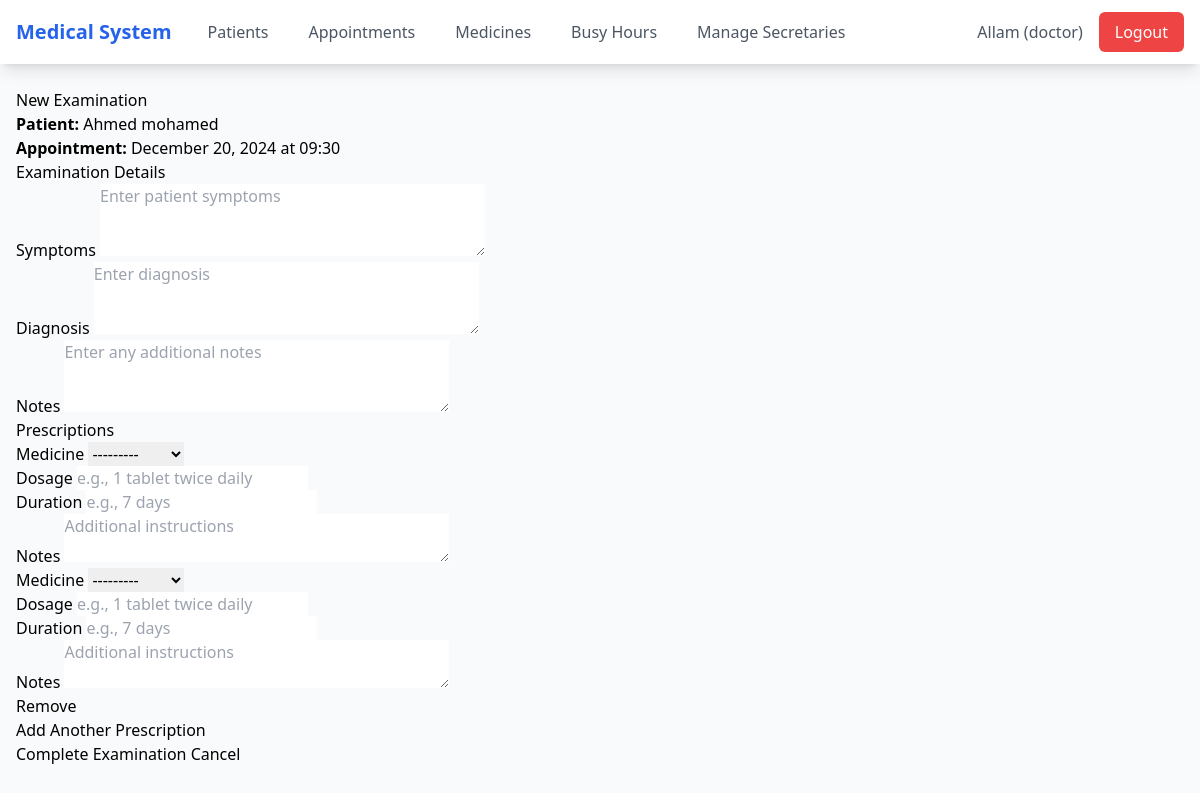
Screenshot of /examinations/new/1/ (signed in) with the database file from the repository.
### users/models.py (models this page shows, shortened)
class CustomUser(AbstractUser):
    DOCTOR = 'doctor'
    SECRETARY = 'secretary'
    ROLE_CHOICES = [
        (DOCTOR, 'Doctor'),
        (SECRETARY, 'Secretary'),
    ]
    role = models.CharField(
        max_length=10,
        choices=ROLE_CHOICES,
        default=DOCTOR,
    )
    email = models.EmailField(unique=True)  # Make email required and unique
    founded_in = models.DateField(null=True, blank=True)

### apps/models.py (models this page shows, shortened)
class Appointment(models.Model):
    STATUS_CHOICES = [
        ('scheduled', 'Scheduled'),
        ('completed', 'Completed'),
        ('cancelled', 'Cancelled'),
    ]
    patient = models.ForeignKey(Patient, on_delete=models.CASCADE)
    date = models.DateField()
    time = models.TimeField()
    status = models.CharField(max_length=10, choices=STATUS_CHOICES, default='scheduled')
    created_by = models.ForeignKey(
        settings.AUTH_USER_MODEL,
        on_delete=models.CASCADE,
        related_name='created_appointments'
    )
    created_at = models.DateTimeField(auto_now_add=True)
    updated_at = models.DateTimeField(auto_now=True)

class Patient(models.Model):
    first_name = models.CharField(max_length=100)
    last_name = models.CharField(max_length=100)
    date_of_birth = models.DateField()
    phone = models.CharField(max_length=15)
    email = models.EmailField(blank=True, null=True)
    address = models.TextField()
    created_at = models.DateTimeField(auto_now_add=True)
    updated_at = models.DateTimeField(auto_now=True)

### apps/views.py (the view, shortened to what this page needs)
# urls.py: path('examinations/new/<int:appointment_id>/', views.ExaminationCreateView.as_view(), name='examination_create'),
class ExaminationCreateView(LoginRequiredMixin, IsDoctorMixin, CreateView):
    model = Examination
    form_class = ExaminationForm
    template_name = 'examinations/examination_form.html'
    def get_context_data(self, **kwargs):
        context = super().get_context_data(**kwargs)
        if self.request.POST:
            context['prescription_formset'] = PrescriptionFormSet(self.request.POST)
        else:
            context['prescription_formset'] = PrescriptionFormSet()
        context['appointment'] = get_object_or_404(Appointment, pk=self.kwargs['appointment_id'])
        return context

### apps/forms.py
class ExaminationForm(forms.ModelForm):
    class Meta:
        model = Examination
        fields = ['symptoms', 'diagnosis', 'notes']
        widgets = {
            'symptoms': forms.Textarea(attrs={
                'class': 'form-control',
                'rows': '3',
                'placeholder': 'Enter patient symptoms'
            }),
            'diagnosis': forms.Textarea(attrs={
                'class': 'form-control',
                'rows': '3',
                'placeholder': 'Enter diagnosis'
            }),
            'notes': forms.Textarea(attrs={
                'class': 'form-control',
                'rows': '3',
                'placeholder': 'Enter any additional notes'
            })
        }

### apps/models.py (called while the page is built)
    def __str__(self):
        return self.name

### apps/views.py (called while the page is built)
    def test_func(self):
        return self.request.user.role == 'doctor'

### templates/examinations/examination_form.html (shortened to what this page needs)
{% extends 'base.html' %}
{% block content %}
<div>
    <div>
        <h2>{% if form.instance.pk %}Edit{% else %}New{% endif %} Examination</h2>
        <div>
            <strong>Patient:</strong> {{ appointment.patient.first_name }} {{ appointment.patient.last_name }}<br>
            <strong>Appointment:</strong> {{ appointment.date|date:"F j, Y" }} at {{ appointment.time|time:"H:i" }}
        </div>
        <form method="post" novalidate>
            <h3>Examination Details</h3>
            {% for field in form %}
                <div>
                    <label for="{{ field.id_for_label }}">
                        {{ field.label }}
                    </label>
                    {{ field }}
                </div>
            {% endfor %}
            <h3>Prescriptions</h3>
            <div id="prescription-forms">
                {% for prescription_form in prescription_formset %}
                    <div class="prescription-form">
                        {% for field in prescription_form.visible_fields %}
                            {% if field.name != 'DELETE' %}
                                <div>
                                    <label for="{{ field.id_for_label }}">
                                        {{ field.label }}
                                    </label>
                                    {{ field }}
                                </div>
                            {% endif %}
                        {% endfor %}
                        {% if not forloop.first %}
                            <button type="button" class="delete-prescription">
                                Remove
                            </button>
                        {% endif %}
                    </div>
                {% endfor %}
            </div>
            <button type="button" class="add-prescription">
                Add Another Prescription
            </button>
            <div>
                <button type="submit">
                    {% if form.instance.pk %}Save Changes{% else %}Complete Examination{% endif %}
                </button>
                <a href="{% url 'appointment_detail' appointment.pk %}">
                    Cancel
                </a>
            </div>
        </form>
    </div>
</div>
{% endblock %}

### templates/base.html (shortened to what this page needs)
<!DOCTYPE html>
<html lang="en">
<head>
    <script src="https://cdn.tailwindcss.com"></script>
</head>
<body class="bg-gray-50">
    <nav class="bg-white shadow-lg relative z-30">
        <div class="max-w-7xl mx-auto px-4">
            <div class="flex justify-between h-16">
                <div class="flex">
                    <a href="{% url 'dashboard' %}" class="flex items-center text-xl font-bold text-blue-600">
                        Medical System
                    </a>
                    {% if user.is_authenticated %}
                        <div class="hidden md:ml-6 md:flex space-x-4">
                            <a href="{% url 'patient_list' %}" class="inline-flex items-center px-3 py-2 text-gray-600 hover:text-blue-600">Patients</a>
                            <a href="{% url 'appointment_list' %}" class="inline-flex items-center px-3 py-2 text-gray-600 hover:text-blue-600">Appointments</a>
                            {% if user.role == 'doctor' %}
                                <a href="{% url 'medicine_list' %}" class="inline-flex items-center px-3 py-2 text-gray-600 hover:text-blue-600">Medicines</a>
                                <a href="{% url 'busy_hours' %}" class="inline-flex items-center px-3 py-2 text-gray-600 hover:text-blue-600">Busy Hours</a>
                                <a href="{% url 'secretary_list' %}" class="inline-flex items-center px-3 py-2 text-gray-600 hover:text-blue-600">Manage Secretaries</a>
                            {% endif %}
                        </div>
                    {% endif %}
                </div>
                <div class="flex items-center">
                    {% if user.is_authenticated %}
                        <div class="hidden md:flex items-center space-x-4">
                            <span class="text-gray-600">{{ user.username }} ({{ user.role }})</span>
                            <form id="logout-form" action="{% url 'logout' %}" method="POST" class="inline">
                                <button type="submit" class="bg-red-500 hover:bg-red-600 text-white px-4 py-2 rounded-md">Logout</button>
                            </form>
                        </div>
                    {% else %}
                        <div class="hidden md:block">
                            <a href="{% url 'login' %}" class="bg-blue-500 hover:bg-blue-600 text-white px-4 py-2 rounded-md">Login</a>
                        </div>
                    {% endif %}
                </div>
            </div>
        </div>
    </nav>
    <main class="max-w-7xl mx-auto px-4 py-6">
        {% block content %}
        {% endblock %}
    </main>
</body>
</html>

### rows the page displays
CustomUser: username "Allam", role "doctor"
Appointment: patient.first_name "Ahmed", patient.last_name "mohamed", date "December 20, 2024", time "09:30"

### other values shown
{{ field.label }} "Symptoms" "Diagnosis" "Notes"
{{ field.label }} "Medicine" "Dosage" "Duration" "Notes" "Medicine" "Dosage" "Duration" "Notes"
